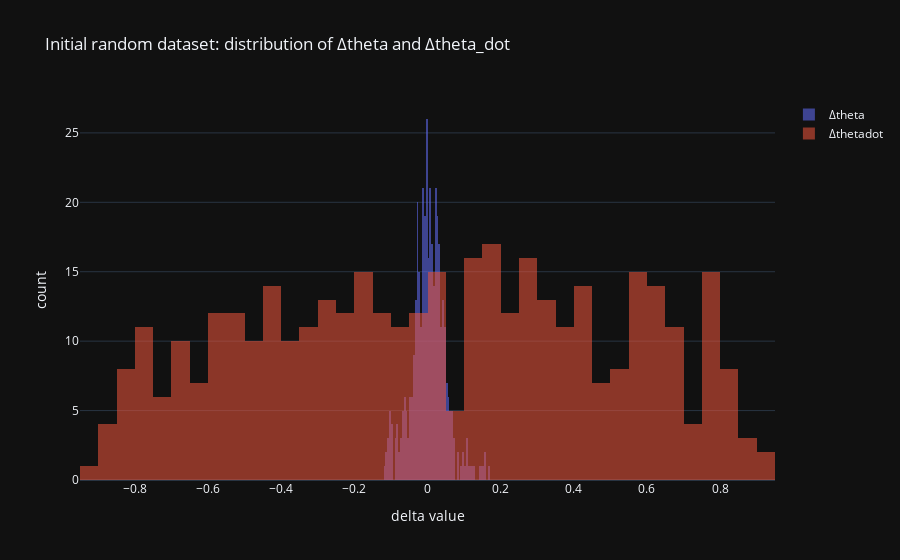

The notebook cell saved with this chart:
### Code cell
# ============================
# Cell 2 — Render the RANDOM collection path (and collect X,Y)  ✅ CartPole version
#
# Fix:
#   ✅ Adds render_cartpole_frame_from_state() (pure PIL) so the line:
#        frame = render_cartpole_frame_from_state(...)
#      actually works.
#
# What you get:
#   - Runs random actions for n_steps (with resets as needed)
#   - Collects executed transitions:
#       X0: (N,6)  = [x_feat, xdot_feat, sinθ, cosθ, w_feat, u]
#       Ydx0, Ydxdot0, Ydth0, Ydthdot0  (each (N,1))
#   - Records frames (rgb) and displays an inline animation (JS HTML)
#   - Plots trajectories:
#       x(t), xdot(t), theta(t), thetadot(t), action(t)
#       phase plot: x vs xdot
#
# IMPORTANT:
#   - We DO NOT rely on env.render() / pygame.
#   - We render from state using a self-contained PIL renderer below.
#   - If your env does edge respawn and sets info["respawned"]=True, we DROP that transition.
# ============================

import numpy as np
import matplotlib.pyplot as plt
from matplotlib import animation
from IPython.display import HTML, display

from PIL import Image, ImageDraw

# ------------------------------------------------------------
# Pure-PIL renderer: (x, theta) -> RGB frame
# ------------------------------------------------------------
def render_cartpole_frame_from_state(
    x, theta,
    x_threshold=2.4,
    W=720, H=450,
    cart_width=70,
    cart_height=35,
    pole_length_px=160,
    pole_width=10,
):
    """
    Minimal CartPole render (rgb uint8) from state.
    Coordinates:
      - x in [-x_threshold, x_threshold] maps to screen track
      - theta: 0 = upright, pi = down (standard)
    """
    # background
    img = Image.new("RGB", (W, H), (245, 245, 245))
    dr = ImageDraw.Draw(img)

    # track line
    y_track = int(0.72 * H)
    dr.line([(0, y_track), (W, y_track)], fill=(210, 210, 210), width=4)

    # map x -> screen px
    # keep margins so cart stays visible
    margin = 40
    x_clamped = float(np.clip(x, -x_threshold, x_threshold))
    x_norm = (x_clamped + x_threshold) / (2 * x_threshold)  # [0,1]
    cx = int(margin + x_norm * (W - 2 * margin))
    cy = y_track - cart_height // 2

    # cart rectangle
    x0 = cx - cart_width // 2
    y0 = cy - cart_height // 2
    x1 = cx + cart_width // 2
    y1 = cy + cart_height // 2
    dr.rounded_rectangle([x0, y0, x1, y1], radius=8, fill=(60, 90, 160), outline=(30, 30, 30), width=2)

    # axle point on top of cart
    ax = cx
    ay = y0 + 6

    # pole end point
    # IMPORTANT: theta=0 is upright -> pole points UP, so use -cos/sin appropriately
    # Standard cartpole uses theta from vertical; here we draw:
    #   dx =  L * sin(theta)
    #   dy = -L * cos(theta)
    dx = pole_length_px * float(np.sin(theta))
    dy = -pole_length_px * float(np.cos(theta))
    px = ax + dx
    py = ay + dy

    # pole (as thick line)
    dr.line([(ax, ay), (px, py)], fill=(180, 50, 50), width=pole_width)

    # axle circle
    r = 8
    dr.ellipse([ax - r, ay - r, ax + r, ay + r], fill=(30, 30, 30))

    return np.asarray(img, dtype=np.uint8)


# ------------------------------------------------------------
# Random collection (rendered)
# ------------------------------------------------------------
def collect_random_transitions_rendered_cartpole(
    n_steps=500,
    seed=0,
    max_episode_steps=500,
    start_down=True,
    # rendering controls
    frame_stride=2,
    resize=(720, 450),
    fps=20,
    # edge-respawn handling (relies on your Cell 1 env.step() putting info["respawned"]=True)
    edge_respawn=True,
    respawn_penalty=-2.0,
    drop_respawn_transitions=True,
    verbose=True,
):
    rng = np.random.default_rng(seed)

    env_vis = make_env(
        render_mode=None,   # we render ourselves
        seed=seed,
        max_episode_steps=max_episode_steps,
        start_down=start_down,
        edge_respawn=edge_respawn,
        respawn_penalty=respawn_penalty,
    )

    obs, _ = env_vis.reset(seed=seed)
    x, xdot, th, thdot = obs_to_state(obs)

    frames = []
    traj = dict(
        x=[], xdot=[], theta=[], thetadot=[], u=[],
        kept=0, dropped_respawn=0, resets=0
    )

    X_list = []
    Ydx_list = []
    Ydxdot_list = []
    Ydth_list = []
    Ydthdot_list = []

    for t in range(n_steps):
        # sample random control
        u = float(rng.uniform(U_MIN, U_MAX))
        act = np.array([u], dtype=np.float32)

        # store previous state (s_t)
        x0, xdot0, th0, thdot0 = x, xdot, th, thdot

        obs1, r, terminated, truncated, info = env_vis.step(act)
        x1, xdot1, th1, thdot1 = obs_to_state(obs1)

        # if edge-respawn happened, optionally drop that transition
        respawned = bool(info.get("respawned", False))
        if respawned and drop_respawn_transitions:
            traj["dropped_respawn"] += 1
        else:
            # features from s_t and executed u
            feat = state_to_features(x0, xdot0, th0, thdot0, u).reshape(1, -1)

            # delta targets (s_{t+1} - s_t)
            # NOTE: theta is wrapped already in obs_to_state; this is consistent with your pipeline
            d_x = (x1 - x0)
            d_xdot = (xdot1 - xdot0)
            d_th = wrap_pi(th1 - th0)
            d_thdot = (thdot1 - thdot0)

            X_list.append(feat)
            Ydx_list.append([d_x])
            Ydxdot_list.append([d_xdot])
            Ydth_list.append([d_th])
            Ydthdot_list.append([d_thdot])

            traj["kept"] += 1

        # store trajectory for plots (always store executed path)
        traj["x"].append(x1)
        traj["xdot"].append(xdot1)
        traj["theta"].append(th1)
        traj["thetadot"].append(thdot1)
        traj["u"].append(u)

        # render occasionally
        if (t % frame_stride) == 0:
            frame = render_cartpole_frame_from_state(
                x1, th1,
                x_threshold=2.4,
                W=resize[0], H=resize[1],
            )
            frames.append(frame)

        # handle resets
        if terminated or truncated:
            traj["resets"] += 1
            obs, _ = env_vis.reset(seed=int(rng.integers(0, 10**9)))
            x, xdot, th, thdot = obs_to_state(obs)
        else:
            x, xdot, th, thdot = x1, xdot1, th1, thdot1

    env_vis.close()

    # stack outputs
    X0 = np.concatenate(X_list, axis=0).astype(np.float64)
    Ydx0 = np.asarray(Ydx_list, dtype=np.float64)
    Ydxdot0 = np.asarray(Ydxdot_list, dtype=np.float64)
    Ydth0 = np.asarray(Ydth_list, dtype=np.float64)
    Ydthdot0 = np.asarray(Ydthdot_list, dtype=np.float64)

    # ----------------------------
    # 1) animate frames
    # ----------------------------
    if len(frames) > 0:
        fig, ax = plt.subplots(figsize=(8, 5))
        im = ax.imshow(frames[0])
        ax.axis("off")

        def update(i):
            im.set_data(frames[i])
            return [im]

        ani = animation.FuncAnimation(fig, update, frames=len(frames), interval=1000.0 / fps, blit=True)
        plt.close(fig)
        display(HTML(ani.to_jshtml()))
    else:
        print("⚠️ No frames collected (check frame_stride / resize).")

    # ----------------------------
    # 2) trajectory plots
    # ----------------------------
    tgrid = np.arange(len(traj["x"]))

    plt.figure(figsize=(9, 3.8))
    plt.plot(tgrid, traj["x"], linewidth=2)
    plt.xlabel("t"); plt.ylabel("x")
    plt.title("Random collection: cart position x(t)")
    plt.grid(True, alpha=0.25); plt.show()

    plt.figure(figsize=(9, 3.8))
    plt.plot(tgrid, traj["xdot"], linewidth=2)
    plt.xlabel("t"); plt.ylabel("xdot")
    plt.title("Random collection: cart velocity xdot(t)")
    plt.grid(True, alpha=0.25); plt.show()

    plt.figure(figsize=(9, 3.8))
    plt.plot(tgrid, traj["theta"], linewidth=2)
    plt.xlabel("t"); plt.ylabel("theta (rad)")
    plt.title("Random collection: pole angle theta(t) (wrapped)")
    plt.grid(True, alpha=0.25); plt.show()

    plt.figure(figsize=(9, 3.8))
    plt.plot(tgrid, traj["thetadot"], linewidth=2)
    plt.xlabel("t"); plt.ylabel("thetadot (rad/s)")
    plt.title("Random collection: pole angular velocity thetadot(t)")
    plt.grid(True, alpha=0.25); plt.show()

    plt.figure(figsize=(9, 3.4))
    plt.plot(tgrid, traj["u"], linewidth=2)
    plt.xlabel("t"); plt.ylabel("u")
    plt.title("Random actions u(t)")
    plt.grid(True, alpha=0.25); plt.show()

    plt.figure(figsize=(6.8, 5.2))
    plt.scatter(traj["x"], traj["xdot"], s=10, alpha=0.55)
    plt.xlabel("x"); plt.ylabel("xdot")
    plt.title("Random collection path in state space (x vs xdot)")
    plt.grid(True, alpha=0.25); plt.show()

    print("Collected X0 shape:", X0.shape, " (6D features)")
    print("Targets shapes:", Ydx0.shape, Ydxdot0.shape, Ydth0.shape, Ydthdot0.shape)
    print(f"Kept={traj['kept']}  Dropped(respawn)={traj['dropped_respawn']}  Resets={traj['resets']}")

    return X0, Ydx0, Ydxdot0, Ydth0, Ydthdot0, frames, traj


# ---- run it ----
SEED = 0
X0, Ydx0, Ydxdot0, Ydth0, Ydthdot0, frames0, traj0 = collect_random_transitions_rendered_cartpole(
    n_steps=400,
    seed=SEED,
    max_episode_steps=500,
    start_down=True,
    frame_stride=2,
    resize=(720, 450),
    fps=20,
    edge_respawn=True,
    respawn_penalty=-2.0,
    drop_respawn_transitions=True,
    verbose=False,
)

# Optional: quick distribution sanity
import plotly.graph_objects as go
fig = go.Figure()
fig.add_trace(go.Histogram(x=Ydth0.flatten(), nbinsx=60, name="Δtheta"))
fig.add_trace(go.Histogram(x=Ydthdot0.flatten(), nbinsx=60, name="Δthetadot"))
fig.update_layout(
    title="Initial random dataset: distribution of Δtheta and Δtheta_dot",
    barmode="overlay",
    xaxis_title="delta value",
    yaxis_title="count",
)
fig.update_traces(opacity=0.55)
fig.show()

### Figure 1 — Plotly figure (JSON) as saved in the notebook; plotly's stock layout.template omitted (floating-point values rounded to 4 significant figures; data arrays with more than 128 entries replaced by an {"elided": "..."} marker saying what was removed)
{"data": [{"name": "Δtheta", "nbinsx": 60, "x": {"elided": "397 float values"}, "type": "histogram", "opacity": 0.55}, {"name": "Δthetadot", "nbinsx": 60, "x": {"elided": "397 float values"}, "type": "histogram", "opacity": 0.55}], "layout": {"title": {"text": "Initial random dataset: distribution of Δtheta and Δtheta_dot"}, "barmode": "overlay", "xaxis": {"title": {"text": "delta value"}}, "yaxis": {"title": {"text": "count"}}}}
